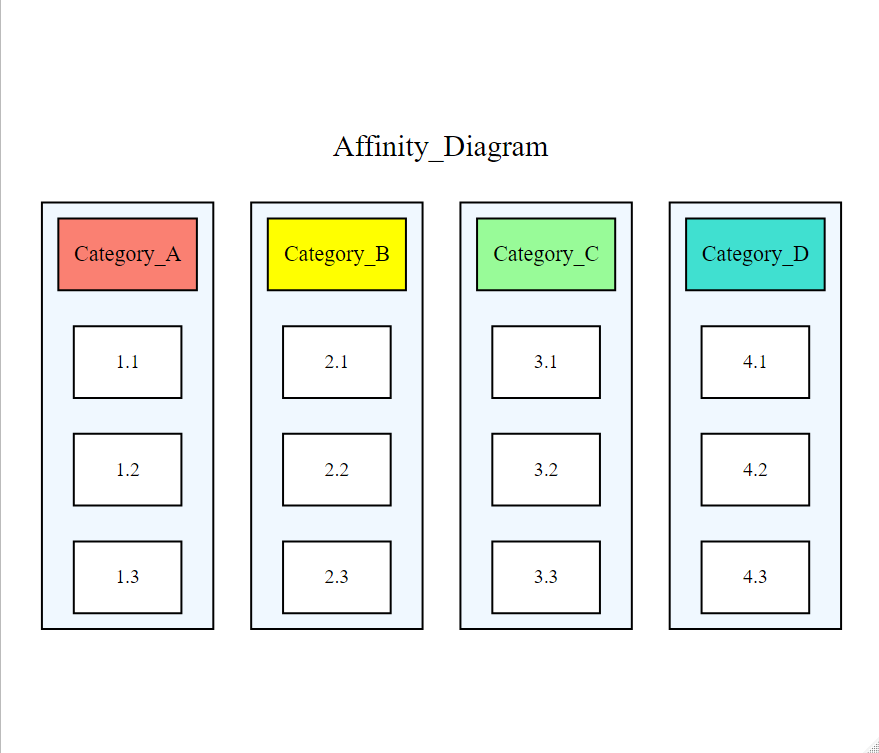

Source code (R):
### AFFINITY DIAGRAM ###

# Import DiagrammeR package
library(DiagrammeR)

grViz("
digraph {

graph [compound = true, 
      nodesep = .5, 
      ranksep = .25,
      color = black,
      style = filled,
      fillcolor = AliceBlue]

Affinity_Diagram [shape = plaintext,
                  fontname = TimesNewRoman,
                  fontsize = 15]
                    
Affinity_Diagram -> Category_A [arrowhead = none, color = none]
Affinity_Diagram -> Category_B [arrowhead = none, color = none]
Affinity_Diagram -> Category_C [arrowhead = none, color = none]
Affinity_Diagram -> Category_D [arrowhead = none, color = none]
  
subgraph cluster1 {
        
Category_A [style = filled, fillcolor = Salmon, shape = rectangle, fontsize = 11];
1.1 [style = filled, fillcolor = white, shape = rectangle, fontsize = 10];
1.2 [style = filled, fillcolor = white, shape = rectangle, fontsize = 10];
1.3 [style = filled, fillcolor = white, shape = rectangle, fontsize = 10];
  
Category_A -> 1.1 [arrowhead = none, color = none]
1.1 -> 1.2 [arrowhead = none, color = none]
1.2 -> 1.3 [arrowhead = none, color = none]
}

subgraph cluster2 {
Category_B [style = filled, fillcolor = Yellow, shape = rectangle, fontsize = 11];
2.1 [style = filled, fillcolor = white, shape = rectangle, fontsize = 10];
2.2 [style = filled, fillcolor = white, shape = rectangle, fontsize = 10];
2.3 [style = filled, fillcolor = white, shape = rectangle, fontsize = 10];
  
Category_B -> 2.1 [arrowhead = none, color = none]
2.1 -> 2.2 [arrowhead = none, color = none]
2.2 -> 2.3 [arrowhead = none, color = none]
}

subgraph cluster3 {
Category_C [style = filled, fillcolor = PaleGreen, shape = rectangle, fontsize = 11];
3.1 [style = filled, fillcolor = white, shape = rectangle, fontsize = 10];
3.2 [style = filled, fillcolor = white, shape = rectangle, fontsize = 10];
3.3 [style = filled, fillcolor = white, shape = rectangle, fontsize = 10];
  
Category_C -> 3.1 [arrowhead = none, color = none]
3.1 -> 3.2 [arrowhead = none, color = none]
3.2 -> 3.3 [arrowhead = none, color = none]
}

subgraph cluster4 {
Category_D [style = filled, fillcolor = Turquoise, shape = rectangle, fontsize = 11];
4.1 [style = filled, fillcolor = white, shape = rectangle, fontsize = 10];
4.2 [style = filled, fillcolor = white, shape = rectangle, fontsize = 10];
4.3 [style = filled, fillcolor = white, shape = rectangle, fontsize = 10];
  
Category_D -> 4.1 [arrowhead = none, color = none]
4.1 -> 4.2 [arrowhead = none, color = none]
4.2 -> 4.3 [arrowhead = none, color = none]
}

}
")
